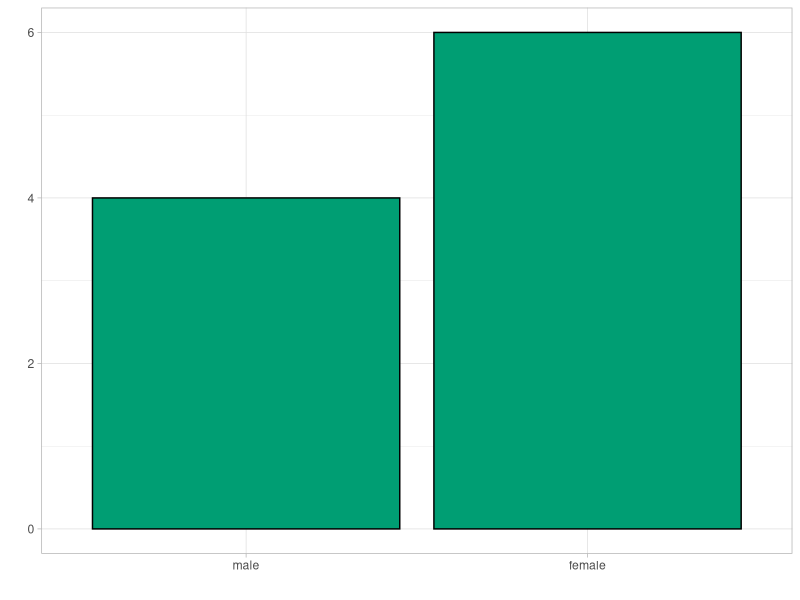
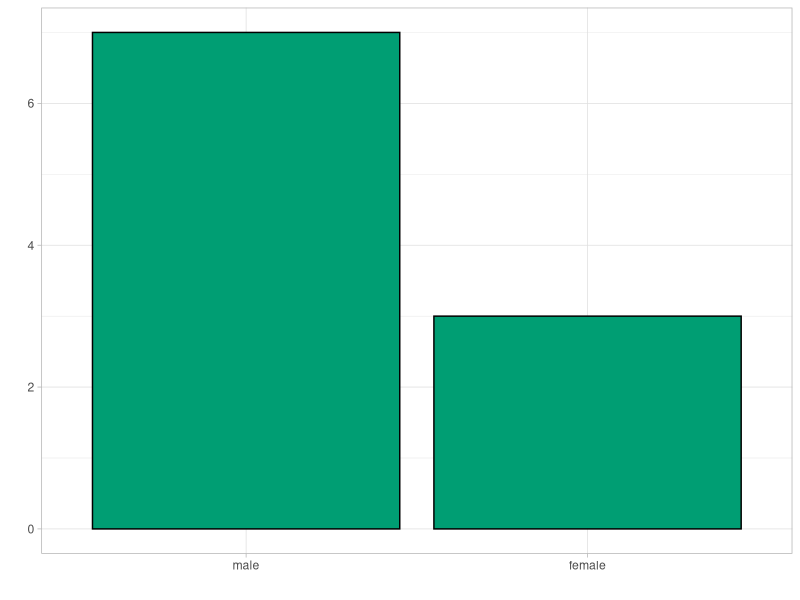
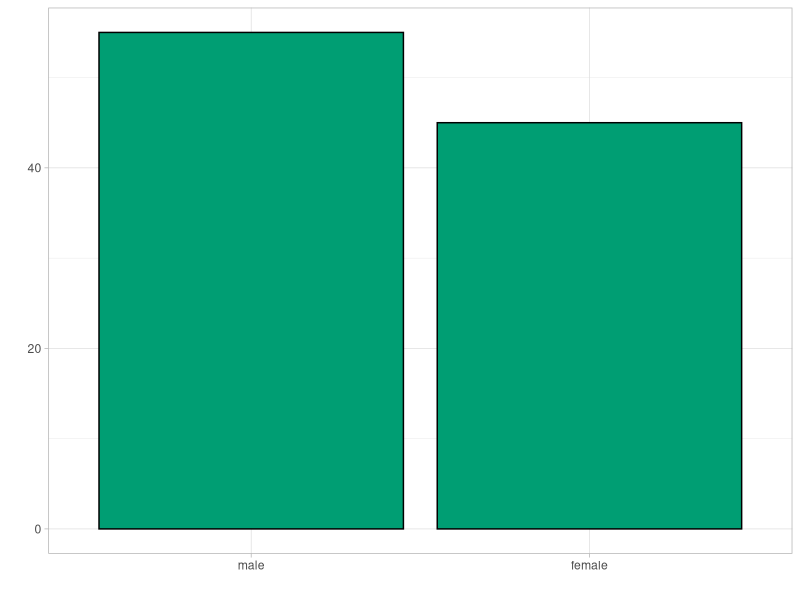
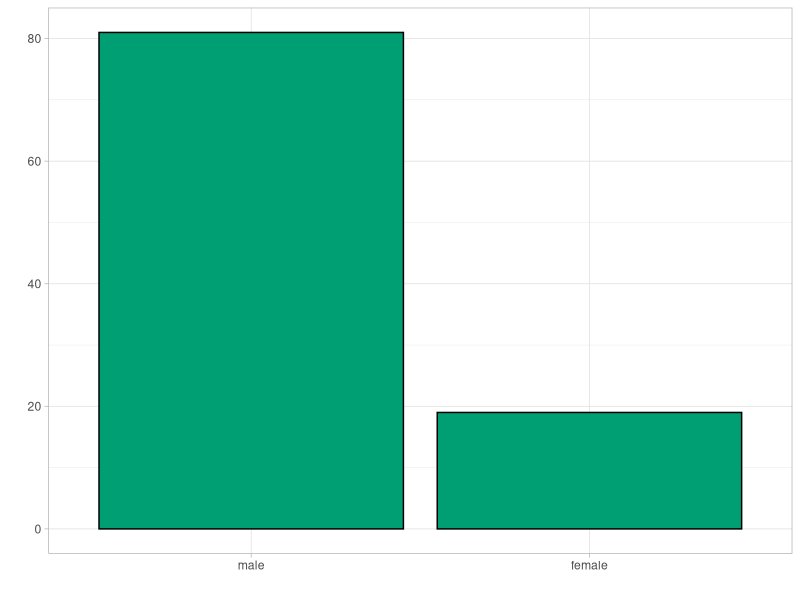
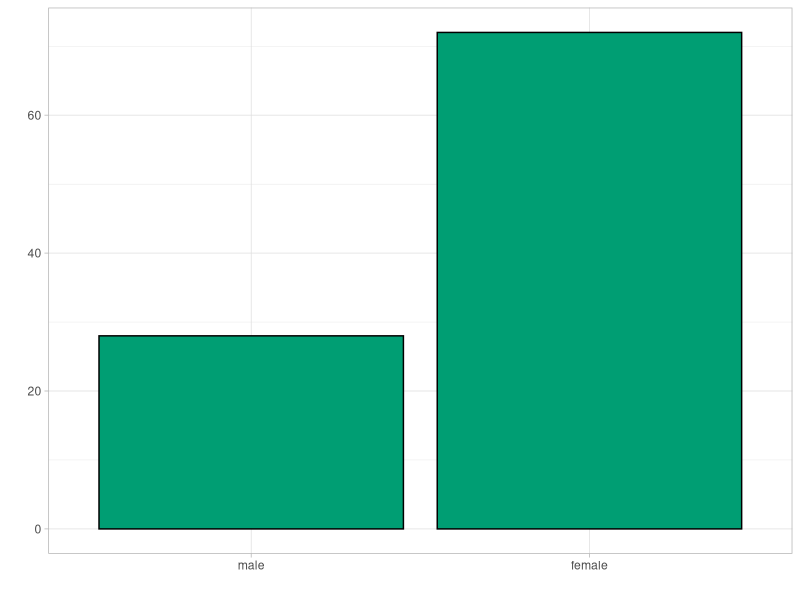
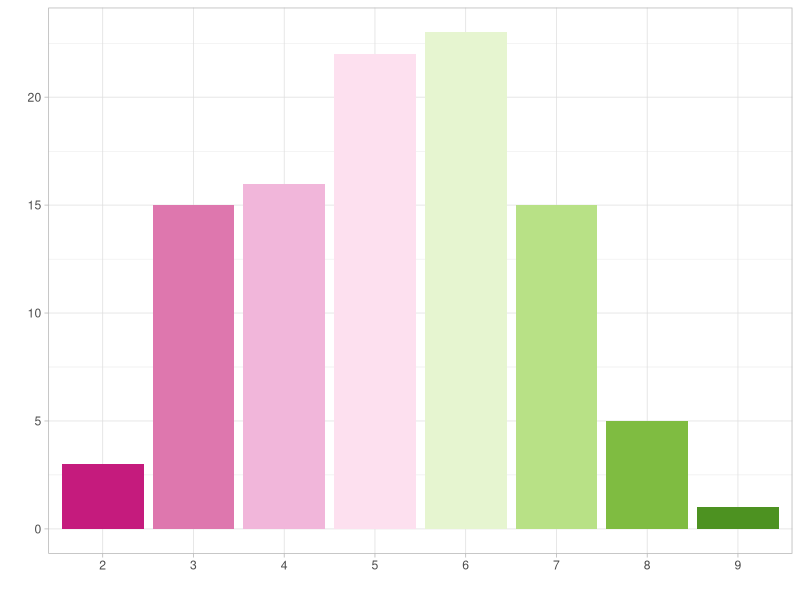
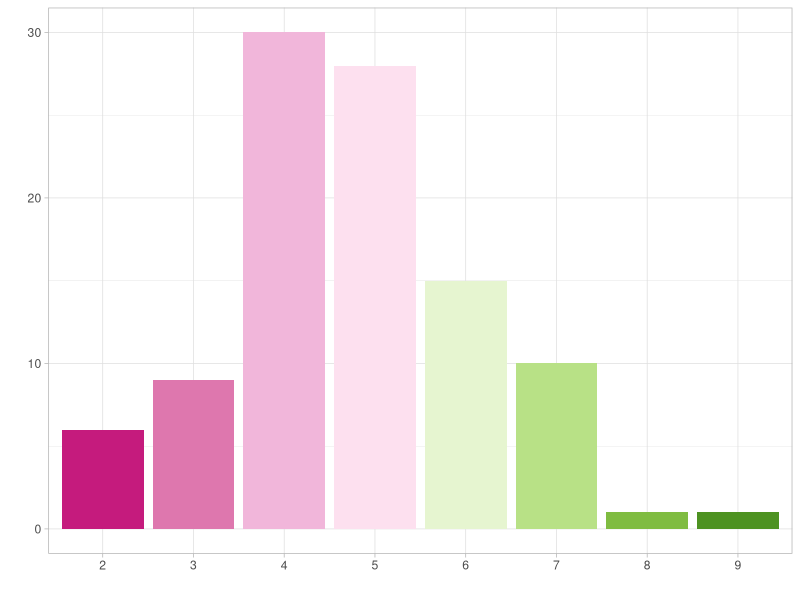
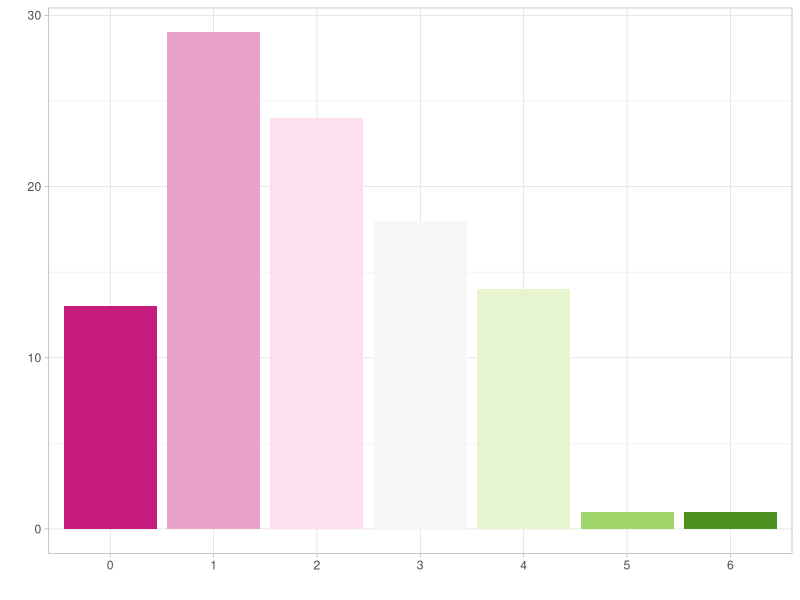

Reproduce these figures in R, in order. (Note: this script raises an error after producing the figures.)
## ---- chunk 1
knitr::opts_chunk$set(echo = TRUE, 
                      message = FALSE, 
                      warning = FALSE, 
                      cache = TRUE,
                      fig.width = 6, 
                      fig.asp = 0.418,
                      fig.align = "center",
                      dpi = 300)
library(tidyverse)
theme_set(theme_light())
## ---- chunk 2
set.seed(1975)
rbinom(10,1,0.5) %>% 
  as_tibble() %>%
  mutate(value = as_factor(value)) %>%
  mutate(levels = fct_recode(value, "male" = "0", "female" = "1")) %>%
  count(levels) %>%
  ggplot(aes(x = levels, y = n)) +
  geom_col(fill = "#009E73", color = "black") +
  labs(x = "", y = "")
## ---- chunk 3
set.seed(1979)
rbinom(10,1,0.5) %>% 
  as_tibble() %>%
  mutate(value = as_factor(value)) %>%
  mutate(levels = fct_recode(value, "male" = "0", "female" = "1")) %>%
  count(levels) %>%
  ggplot(aes(x = levels, y = n)) +
  geom_col(fill = "#009E73", color = "black") +
  labs(x = "", y = "")
## ---- chunk 4
rbinom(100,1,0.5) %>% 
  as_tibble() %>%
  mutate(value = as_factor(value)) %>%
  mutate(levels = fct_recode(value, "male" = "0", "female" = "1")) %>%
  count(levels) %>%
  ggplot(aes(x = levels, y = n)) +
  geom_col(fill = "#009E73", color = "black") +
  labs(x = "", y = "")
## ---- chunk 5
rbinom(100,1,0.2) %>% 
  as_tibble() %>%
  mutate(value = as_factor(value)) %>%
  mutate(levels = fct_recode(value, "male" = "0", "female" = "1")) %>%
  count(levels) %>%
  ggplot(aes(x = levels, y = n)) +
  geom_col(fill = "#009E73", color = "black") +
  labs(x = "", y = "")
## ---- chunk 6
rbinom(100,1,0.8) %>% 
  as_tibble() %>%
  mutate(value = as_factor(value)) %>%
  mutate(levels = fct_recode(value, "male" = "0", "female" = "1")) %>%
  count(levels) %>%
  ggplot(aes(x = levels, y = n)) +
  geom_col(fill = "#009E73", color = "black") +
  labs(x = "", y = "")
## ---- chunk 7
dbinom(x = 1, size = 10, prob = 0.5) # equals 10*0.5*(1-0.5)^(10-1)
## ---- chunk 8
rbinom(100,10,0.5) %>% 
  as_tibble() %>%
  mutate(value = as_factor(value)) %>%
  count(value) %>%
  ggplot(aes(x = value, y = n, fill = value)) +
  geom_col() +
  labs(x = "", y = "") +
  scale_fill_brewer(palette = "PiYG") +
  theme(legend.position = "none")
## ---- chunk 9
rbinom(100,10,0.5) %>% 
  as_tibble() %>%
  mutate(value = as_factor(value)) %>%
  count(value) %>%
  ggplot(aes(x = value, y = n, fill = value)) +
  geom_col() +
  labs(x = "", y = "") +
  scale_fill_brewer(palette = "PiYG") +
  theme(legend.position = "none")
## ---- chunk 10
rbinom(100,10,0.2) %>% 
  as_tibble() %>%
  mutate(value = as_factor(value)) %>%
  count(value) %>%
  ggplot(aes(x = value, y = n, fill = value)) +
  geom_col() +
  labs(x = "", y = "") +
  scale_fill_brewer(palette = "PiYG") +
  theme(legend.position = "none")
## ---- chunk 11
rbinom(100,10,0.8) %>% 
  as_tibble() %>%
  mutate(value = as_factor(value)) %>%
  count(value) %>%
  ggplot(aes(x = value, y = n, fill = value)) +
  geom_col() +
  labs(x = "", y = "") +
  scale_fill_brewer(palette = "PiYG") +
  theme(legend.position = "none")
## ---- chunk 12
dpois(x=0,lambda=3) # equals exp(-3)
## ---- chunk 13
rpois(n = 100, lambda = 1) %>% 
  as_tibble() %>%
  mutate(value = as_factor(value)) %>%
  count(value) %>%
  ggplot(aes(x = value, y = n, fill = value)) +
  geom_col() +
  labs(x = "", y = "") +
  scale_fill_brewer(direction = -1, palette = "PuOr") +
  theme(legend.position = "none")
## ---- chunk 14
rpois(n = 100, lambda = 2) %>% 
  as_tibble() %>%
  mutate(value = as_factor(value)) %>%
  count(value) %>%
  ggplot(aes(x = value, y = n, fill = value)) +
  geom_col() +
  labs(x = "", y = "") +
  scale_fill_brewer(direction = -1, palette = "PuOr") +
  theme(legend.position = "none")
## ---- chunk 15
rpois(n = 100, lambda = 10) %>% 
  as_tibble() %>%
  mutate(value = as_factor(value)) %>%
  count(value) %>%
  ggplot(aes(x = value, y = n, fill = value)) +
  geom_col() +
  labs(x = "", y = "") +
  theme(legend.position = "none")
## ---- chunk 16
rpois(n = 1000, lambda = 10) %>% 
  as_tibble() %>%
  mutate(value = as_factor(value)) %>%
  count(value) %>%
  ggplot(aes(x = value, y = n, fill = value)) +
  geom_col() +
  labs(x = "", y = "") +
  theme(legend.position = "none")
## ---- chunk 17
min.x <- -5
max.x <- 5
num.samples <- 1000
x <- seq(from = min.x, to = max.x, length = num.samples)
# Open new blank plot with x limits from -5 to 5, and y limits from 0 to 1
plot(c(-5, 5), c(0, 1), xlab = 'x', ylab = 'f(x)', main = "", type = "n")
# Add each density plot one at a time
lines(x, dnorm(x, mean = 0, sd = 0.5), lwd = 3, col = 'red')
lines(x, dnorm(x, mean = 0, sd = 1), lwd = 3, col = 'green')
lines(x, dnorm(x, mean = 0, sd = 2), lwd =3, col = 'blue')
lines(x, dnorm(x, mean = -2, sd = 1), lwd = 3, col = 'magenta')
# We can also add a legend to the plot  
legend("topright", 
       c("mu=0, sigma=0.5", "mu=0, sigma=1", "mu=0, sigma=2", "mu=-2, sigma=1"), 
       col = c('red','green','blue','magenta'),
       lty = 1,
       lwd = 3)
## ---- chunk 18
n<-50
p<-0.3
f<-hist(rbinom(100000, n,p), freq=FALSE, breaks=n/2,main="", xlab="x")
x<-f$breaks
lines(x,dnorm(x,n*p,sqrt(n*p*(1-p))),col='red',lwd=3)
abline(v=15,lwd=2,col='blue',lty=2)
## ---- chunk 19
?Distributions
## ---- chunk 20
dbinom(x = 3, size = 10, prob = 0.1)
## ---- chunk 21
dbinom(x=3,size=10,prob=0.9)
## ---- chunk 22
dbinom(x=3,size=10,prob=0.25)
## ---- chunk 23
lik.fun <- function(parameter){
  ll <- dbinom(x=3, size=10, prob=parameter)
  return(ll)
}

lik.fun(0.3)

lik.fun(0.6)
## ---- chunk 24
lik.fun <- function(parameter){
  ll <- dbinom(x=3, size=10, prob=parameter)
  return(ll)
}
p.grid = seq(0,1,by=0.01)
lik = rep(NA,length(p.grid))
for (i in 1:length(p.grid)){
  lik[i] <- lik.fun(p.grid[i])
}
plot(p.grid, lik, 
     xlab = 'prob. of getting a successful breeding attempt',
     ylab = 'likelihood',
     type = 'l',
     lwd = 3)
abline(v = 0.3,
       lty = 2,
       lwd = 2,
       col = 'blue')
## ---- chunk 25
lik.fun <- function(parameter) dbinom(x=3, size=10, prob=parameter)
# ?optimize
optimize(lik.fun,c(0,1),maximum=TRUE)
## ---- chunk 26
lik.fun <- function(parameter) dbinom(x=3, size=10, prob=parameter)
plot(lik.fun,0,1,xlab="probability of success (p)",ylab="log-likelihood(p)",main="Binomial likelihood with 3 successes ot of 10 attempts",lwd=3)
abline(v=0.3,h=0.26682,col='blue',lty=2,lwd=2)
## ---- chunk 27
plot(0,0,type = "n", xlim = c(-1.4,1.4), ylim = c(-10,10),axes=F,xlab='',ylab='',main = 'Imprecise and biased')
draw.circle(0,0,radius=0.7,lty=1,lwd=2,border='black')
draw.circle(0,0,radius=0.5,lty=1,lwd=2,border='black')
draw.circle(0,0,radius=0.3,lty=1,lwd=2,border='black')
draw.circle(0,0,radius=0.1,lty=1,lwd=2,border='black')
points(0,0,col='red',cex=2,pch=4)
for (i in 1:35){
  points(runif(1,-0.3,0.5),runif(1,2,6.5),col='blue',cex=1,pch=19)
}
## ---- chunk 28
plot(0,0,type = "n", xlim = c(-1.4,1.4), ylim = c(-10,10),axes=F,xlab='',ylab='',main = 'Precise but biased')
draw.circle(0,0,radius=0.7,lty=1,lwd=2,border='black')
draw.circle(0,0,radius=0.5,lty=1,lwd=2,border='black')
draw.circle(0,0,radius=0.3,lty=1,lwd=2,border='black')
draw.circle(0,0,radius=0.1,lty=1,lwd=2,border='black')
points(0,0,col='red',cex=2,pch=4)
for (i in 1:35){
  points(runif(1,0.3,0.5),runif(1,3.5,5.5),col='blue',cex=1,pch=19)
}
## ---- chunk 29
plot(0,0,type = "n", xlim = c(-1.4,1.4), ylim = c(-10,10),axes=F,xlab='',ylab='',main = 'Unbiased but imprecise')
draw.circle(0,0,radius=0.7,lty=1,lwd=2,border='black')
draw.circle(0,0,radius=0.5,lty=1,lwd=2,border='black')
draw.circle(0,0,radius=0.3,lty=1,lwd=2,border='black')
draw.circle(0,0,radius=0.1,lty=1,lwd=2,border='black')
points(0,0,col='red',cex=2,pch=4)
for (i in 1:35){
  points(runif(1,-0.3,0.3),runif(1,-3.5,3.5),col='blue',cex=1,pch=19)
}
## ---- chunk 30
plot(0,0,type = "n", xlim = c(-1.4,1.4), ylim = c(-10,10),axes=F,xlab='',ylab='',main = 'Unbiased and precise!')
draw.circle(0,0,radius=0.7,lty=1,lwd=2,border='black')
draw.circle(0,0,radius=0.5,lty=1,lwd=2,border='black')
draw.circle(0,0,radius=0.3,lty=1,lwd=2,border='black')
draw.circle(0,0,radius=0.1,lty=1,lwd=2,border='black')
points(0,0,col='red',cex=2,pch=4)
for (i in 1:35){
  points(runif(1,-0.15,0.15),runif(1,-1.5,1.5),col='blue',cex=1,pch=19)
}
## ---- chunk 31
lik.fun <- function(parameter) dbinom(x=3, size=10, prob=parameter,log=TRUE)
plot(lik.fun,0,1,xlab="probability of success (p)",ylab="log-likelihood(p)",main="",lwd=3)
lik.fun <- function(parameter) dbinom(x=30, size=100, prob=parameter,log=TRUE)
plot(lik.fun,0,1,add=T,col='blue',lwd=3)
lik.fun <- function(parameter) dbinom(x=300, size=1000, prob=parameter,log=TRUE)
plot(lik.fun,0,1,add=T,col='red',lwd=3)
abline(v=0.3,col='grey',lty=2)
legend('bottomright',c('3 out of 10','30 out of 100','300 out of 1000'), col=c('black','blue','red'),lty=1,lwd=2)
## ---- chunk 32
library(dplyr)
library(ggplot2)
set.seed(12345) # try different values
## ---- chunk 33
# Simulate data:
mu <- 3
sigma <- 5
n <- 10
y <- rnorm(n = n, mean = mu, sd = sigma)
y
## ---- chunk 34
m <- lm(y~1)
broom::tidy(m)

confint(m)
